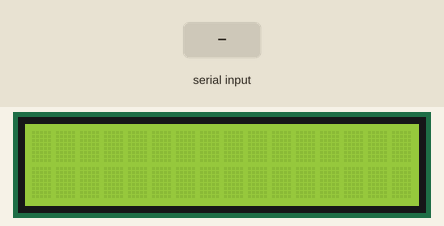
Recording of a sketch running on a simulated Arduino Mega 2560, built with avr-gcc and run on an emulated ATmega2560. Shown: 16×2 character LCD. The test bench sets the inputs (shaded band).

Above: at 1.2 s.
1.3 s: "c" received over Serial
At 1.45 s:
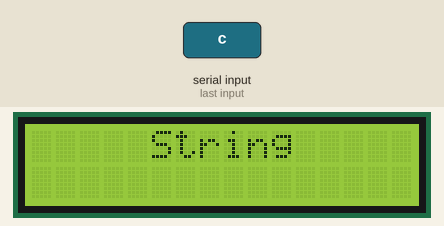
At 2.07 s:
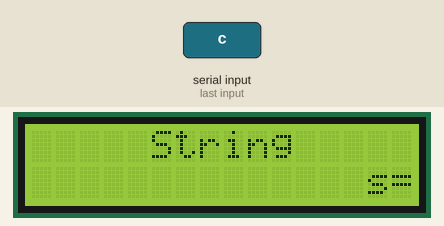
Timing chart, 0 to 4.3 s (numbered marks = the images above; inputs shaded):
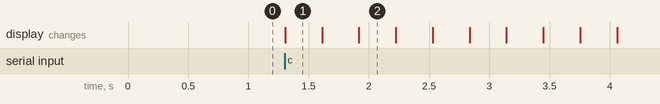

Measured:
- after the input at 1.3 s, the display: changes at once (image 1)

The sketch:

lcd_scrolling.ino
```cpp
// include the library
#include <LiquidCrystal.h>

// init the lcd display according to the circuit
LiquidCrystal lcd(22, 23, 27, 26, 25, 24);

// it's a 16x2 LCD so...
int screenWidth = 16;
int screenHeight = 2;

String line1;
String line2;

int stringStart, stringStop = 0;
int scrollCursor = screenWidth;

//{"s=Plane", "i=Car", "h=Boat", "u=Rocket", "d=Jet", "p=Submarine", "l=Truck", "b=Bicycle", "m=Skate", "enter=Train"};

String CompleteString;
String stringArray[] = {"s=Plane", "i=Car", "h=Boat", "u=Rocket", "d=Jet", "p=Submarine", "l=Truck", "b=Bicycle", "m=Skate"};
String string1 = "String";
boolean ArrayRead = true;
int countMovement=0;
int arraylimit = 9;


// most of the part is pretty basic
void setup() {

   lcd.begin(screenWidth,screenHeight);
   Serial.begin(9600);

   }

void loop(){

   char ser = Serial.read();

   if ( ser == 'c' ) {
      CompleteString="";

      for (int i = 0 ; i <= arraylimit; i++) {
         CompleteString += stringArray[i] + " "; // Convert String Array To Single String
      }

      roop(string1,CompleteString);
   }

}

void roop(String line1, String line2) {

   countMovement = 0;
   stringStart   = 0;
   stringStop    = 0;
   scrollCursor  = screenWidth;

   while ( ( countMovement ) < (line2.length() + screenWidth )  ) {

      lcd.clear();
      lcd.setCursor(scrollCursor, 1);
      lcd.print(line2.substring(stringStart,stringStop));
      lcd.setCursor(5, 0); // 1 = word eat array of words very cool
      lcd.print(line1);
      delay(300);
      lcd.clear();
      if(stringStart == 0 && scrollCursor > 0){
         scrollCursor--;
         stringStop++;
      } else if (stringStart == stringStop){
         stringStart = stringStop = 0;
         scrollCursor = screenWidth;
      } else if (stringStop == line1.length() && scrollCursor == 0) {
         stringStart++;
      } else {
         stringStart++;
         stringStop++;
      }

      countMovement++;

   }

   lcd.setCursor(5, 0);
   lcd.print(line1);

}
```
